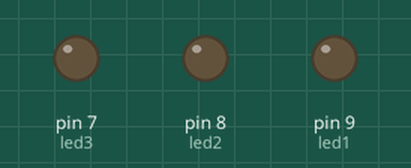
Bench run of a sketch on a simulated Arduino Uno, built with avr-gcc and run on an emulated ATmega328P. Parts: output pins drawn as LEDs (lit = HIGH).

Above: at 0.7 s.
At 3.7 s:
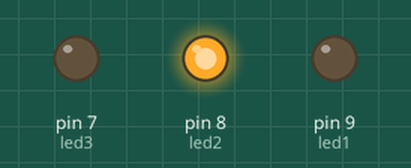
At 5.2 s:
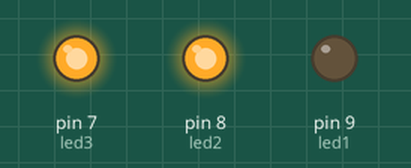
At 6.7 s:
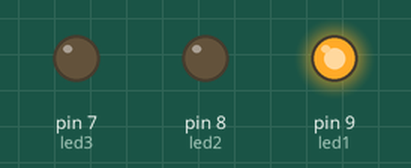
At 9.7 s:
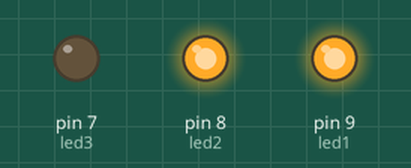
At 14.2 s:
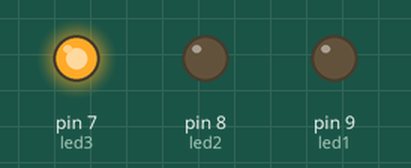
Timing chart, 0 to 15.6 s (numbered marks = the images above):
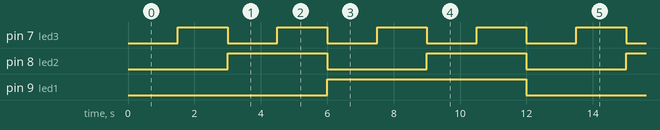

The sketch:

3-bitupcounter.ino
```cpp
//Using Pin number: 9,8 & 7 as OUTPUT pin for LEDs
#define led1 9
#define led2 8
#define led3 7
void setup() {
  //Setting 9,8 & 7 as OUTPUT pin
  pinMode(led1,OUTPUT);
  pinMode(led2,OUTPUT);
  pinMode(led3,OUTPUT);
}

void loop() {
  //Using a for loop to traverse from 0 to 7
  for(int i=0;i<8;i++)
  {
    //Using bit manipulation to find the set bit in the counter: "i"
     digitalWrite(led1,(i>>2)%2==1);
     digitalWrite(led2,(i>>1)%2==1);
     digitalWrite(led3,(i>>0)%2==1);
     //Adding delay so that we can observe the LEDs
     delay(1500);
  }
}
```

Measured:
- by itself, pin 7 (led3): alternates HIGH for 1.5 s and LOW for 1.5 s
- by itself, pin 8 (led2): alternates HIGH for 3.0 s and LOW for 3.0 s
- by itself, pin 9 (led1): alternates HIGH for 6.0 s and LOW for 6.0 s
